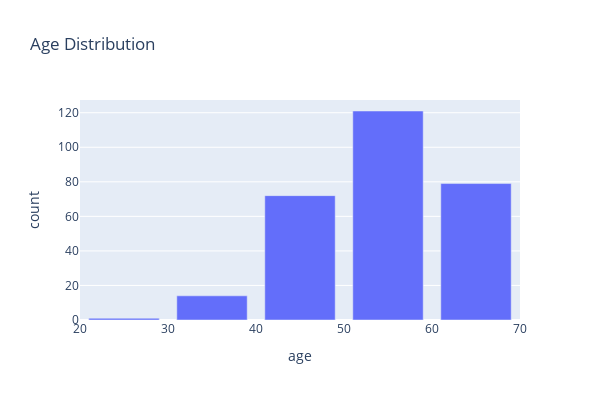

The cell this chart's notebook holds for it:
### Code cell
df_age = df.copy()

fig_hist = get_histogram(df=df_age, column='age', bins_range=(20, 80), bin_width=10, x_label='age', y_label='count', title='Age Distribution')

### Figure 1 — Plotly figure (JSON) as saved in the notebook; plotly's stock layout.template omitted (floating-point values rounded to 4 significant figures)
{"data": [{"alignmentgroup": "True", "hovertemplate": "x=%{x}<br>y=%{y}<extra></extra>", "legendgroup": "", "marker": {"color": "#636efa", "pattern": {"shape": ""}}, "name": "", "offsetgroup": "", "orientation": "v", "showlegend": false, "textposition": "auto", "type": "bar", "x": [25, 35, 45, 55, 65], "xaxis": "x", "y": [1, 14, 72, 121, 79], "yaxis": "y"}], "layout": {"barmode": "relative", "height": 400, "legend": {"tracegroupgap": 0}, "showlegend": true, "title": {"text": "Age Distribution"}, "width": 600, "xaxis": {"anchor": "y", "domain": [0, 1], "title": {"text": "age"}}, "yaxis": {"anchor": "x", "domain": [0, 1], "title": {"text": "count"}}}}
